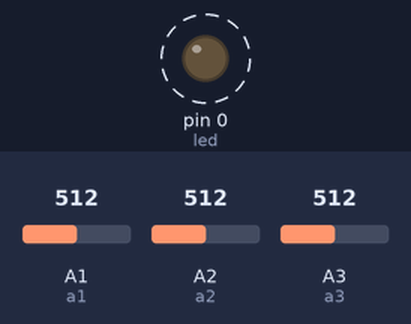
This sketch was run on a simulated Arduino Uno, built with avr-gcc and run on an emulated ATmega328P. On the bench: output pins drawn as LEDs (lit = HIGH). Dashed ring = blinking. Inputs (shaded band) come from the test bench; at power-on: A1 (a1) = 512, A2 (a2) = 512, A3 (a3) = 512.

Above: at 1.9 s.
2.0 s: A1 (a1) set to 122
At 2.68 s:
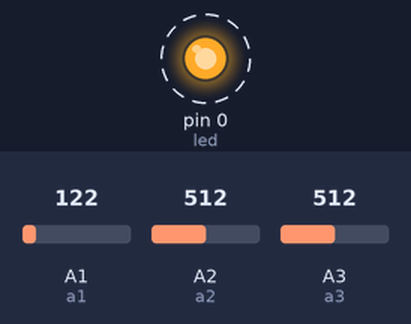
5.5 s: A1 (a1) set to 0
9.0 s: A2 (a2) set to 106
12.5 s: A2 (a2) set to 95
At 13.6 s:
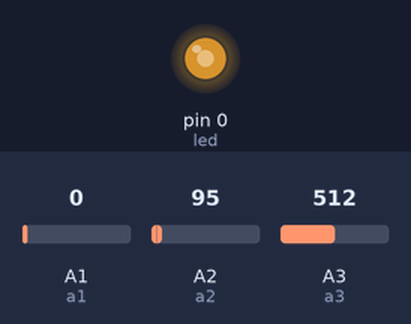
14.1 s: A3 (a3) set to 716
At 15.3 s:
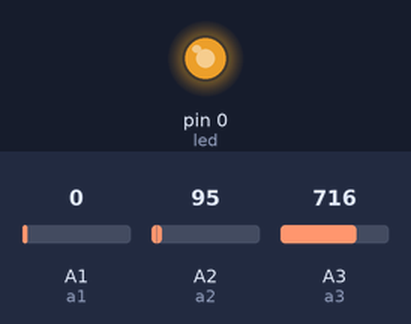
15.7 s: A3 (a3) set to 511
At 17.0 s:
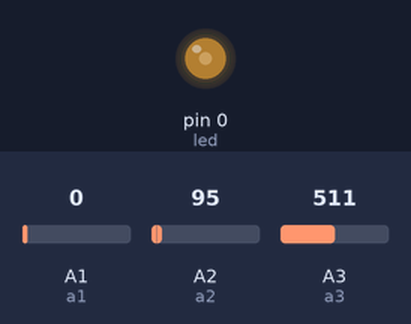
Timing chart, 0 to 18.3 s (numbered marks = the images above; inputs shaded):
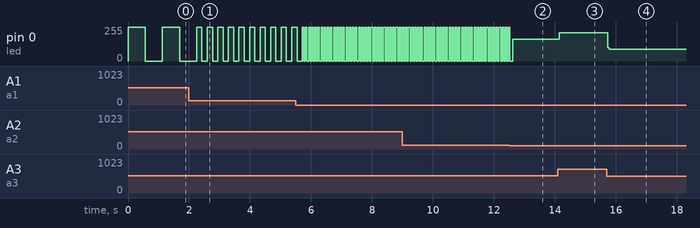

Measured:
- the behaviour switches between 100 and 99 on A2 (a2) (found by bisection; images 1 and 2)
- after the input at 2.0 s, pin 0 (led): alternates 255/255 for 0.17 s and 0/255 for 0.17 s, starting after 0.43 s
- after the input at 14.1 s, pin 0 (led): 165/255 → 213/255 at once
- after the input at 15.7 s, pin 0 (led): 213/255 → 90/255 at once
- by itself, pin 0 (led): alternates 255/255 for 0.56 s and 0/255 for 0.56 s

The sketch:

LazyFrog.ino
```cpp
// (licence header left out)
int led = 0; // LED Pin
int a1 = 1;  // A1 Pin
int a2 = 2;  // A2 Pin
int a3 = 3;  // A3 Pin

int pot1,pot2,sw1;
int mode = 2;
int i;

void setup() {
  pinMode(led, OUTPUT);
  pinMode(a1, INPUT);
  pinMode(a2, INPUT);
  pinMode(a3, INPUT);
}

void loop() {
  pot1 = analogRead(a1);  // Read POT1
  pot2 = analogRead(a3);  // Read POT2
  sw1 = analogRead(a2);   // Read MODE

  if (sw1>900)
    mode = 1;
  else if (sw1<100)
    mode = 2;
  else
    mode = 0;


  if(mode==0){
    digitalWrite(led, HIGH);
    delay(pot1 + (pot2/10));
    digitalWrite(led, LOW);
    delay(pot1 + (pot2/10));
  }
  if(mode==1){
    digitalWrite(led, HIGH);
    delay(pot1);
    digitalWrite(led, LOW);
    delay(pot2);
  }
  if(mode==2){
    for(i=2;i<10;i++){
      if((pot2>>i)%2==1)
        digitalWrite(led, HIGH);
      else
        digitalWrite(led, LOW);
      delay(pot1>>3);
    }
  }
}
```
